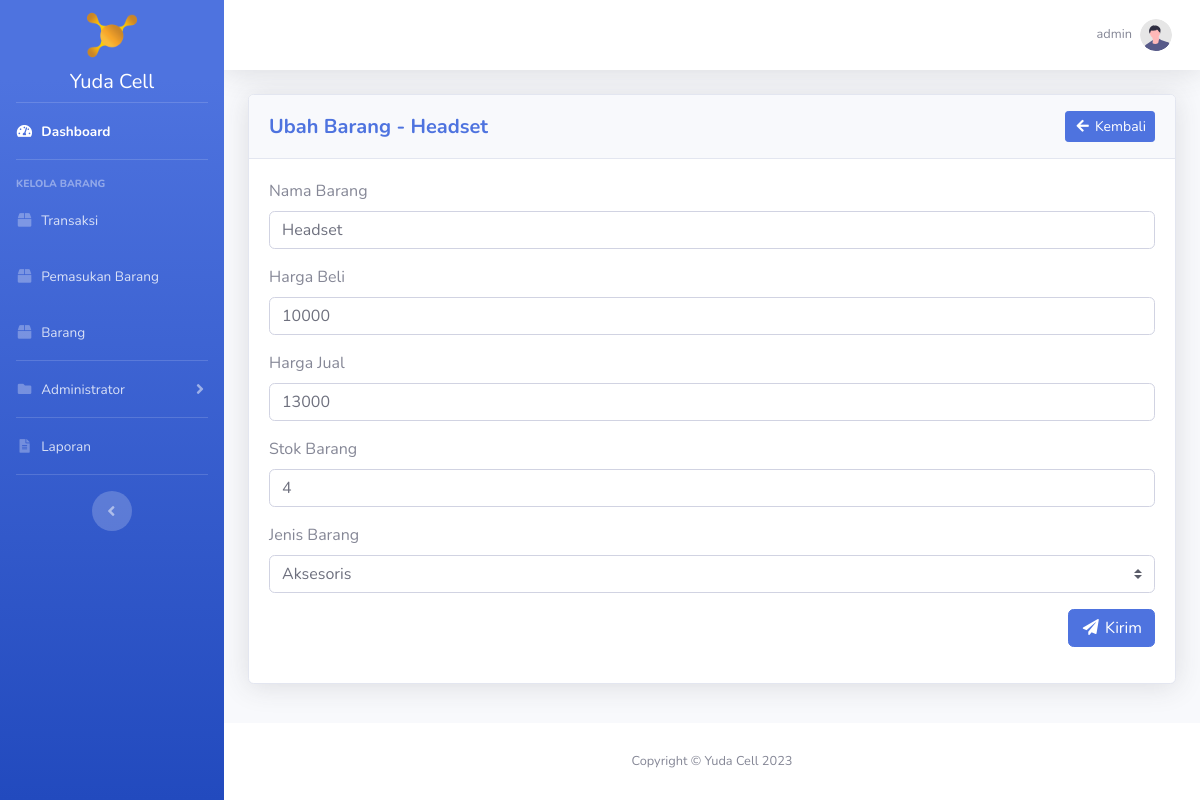
The page /barang/ubah_barang.php?id_barang=2 (signed in) on the database its author committed.
### tables this page shows
CREATE TABLE `user` (
  `id_user` int(11) NOT NULL,
  `username` varchar(20) NOT NULL,
  `password` varchar(300) NOT NULL,
  `hak_akses` enum('administrator','operator') NOT NULL,
  `nama_lengkap` varchar(50) NOT NULL,
  `no_telp_user` varchar(20) NOT NULL
);

CREATE TABLE `barang` (
  `id_barang` int(11) NOT NULL,
  `nama_barang` varchar(50) NOT NULL,
  `harga_beli` int(11) NOT NULL,
  `harga_jual` int(11) NOT NULL,
  `stok_barang` int(11) NOT NULL,
  `id_jenis_barang` int(11) NOT NULL
);

CREATE TABLE `jenis_barang` (
  `id_jenis_barang` int(11) NOT NULL,
  `jenis_barang` varchar(50) NOT NULL
);

### barang/ubah_barang.php (the view, shortened to what this page needs)
<?php
require_once '../koneksi.php';
$id_barang = htmlspecialchars($_GET['id_barang']);
$data_barang = mysqli_fetch_assoc(mysqli_query($koneksi, "SELECT * FROM barang INNER JOIN jenis_barang ON barang.id_jenis_barang = jenis_barang.id_jenis_barang WHERE id_barang = '$id_barang'"));
$id_user = htmlspecialchars($_SESSION['id_user']);
$data_profile = mysqli_fetch_assoc(mysqli_query($koneksi, "SELECT * FROM user WHERE id_user = '$id_user'"));
?>
<!DOCTYPE html>
<html lang="en">
<head>
    <?php include_once '../include/head.php'; ?>
</head>
<body id="page-top">
    <div id="wrapper">
        <?php include_once '../include/sidebar.php'; ?>
        <div id="content-wrapper" class="d-flex flex-column">
            <div id="content">
                <?php include_once '../include/topbar.php'; ?>
                <div class="container-fluid">
                	<div class="card shadow mb-4">
                		<div class="card-header py-3">
                            <div class="row">
                                <div class="col head-left">
                                    <h5 class="my-auto font-weight-bold text-primary">Ubah Barang - <?= $data_barang['nama_barang']; ?></h5>
                                </div>
                                <div class="col head-right">
                                    <a href="<?= BASE_URL; ?>barang/index.php" class="btn btn-sm btn-primary"><i class="fas fa-fw fa-arrow-left"></i> Kembali</a>
                                </div>
                            </div>
                        </div>
                        <div class="card-body">
                        	<form method="post">
								<div class="form-group">
									<label for="nama_barang">Nama Barang</label>
									<input class="form-control" type="text" name="nama_barang" id="nama_barang" value="<?= $data_barang['nama_barang']; ?>" required>
								</div>
								<div class="form-group">
									<label for="harga_beli">Harga Beli</label>
									<input class="form-control" type="number" name="harga_beli" id="harga_beli" value="<?= $data_barang['harga_beli']; ?>" required>
								</div>
								<div class="form-group">
									<label for="harga_jual">Harga Jual</label>
									<input class="form-control" type="number" name="harga_jual" id="harga_jual" value="<?= $data_barang['harga_jual']; ?>" required>
								</div>
								<div class="form-group">
									<label for="stok_barang">Stok Barang</label>
									<input class="form-control" type="number" name="stok_barang" id="stok_barang" value="<?= $data_barang['stok_barang']; ?>" required>
								</div>
								<div class="form-group">
									<label for="id_jenis_barang">Jenis Barang</label>
									<select name="id_jenis_barang" id="id_jenis_barang" class="custom-select">
										<option value="<?= $data_barang['id_jenis_barang']; ?>"><?= $data_barang['jenis_barang']; ?></option>
									</select>
								</div>
								<div class="form-group text-right">
									<button type="submit" name="btnUbahBarang" class="btn btn-primary"><i class="fas fa-fw fa-paper-plane"></i> Kirim</button>
								</div>
							</form>
						</div>
                    </div>
            	</div>
            </div>
            <?php include_once '../include/footer.php'; ?>
        </div>
    </div>
</body>
</html>

### include/topbar.php (shortened to what this page needs)
<nav class="navbar navbar-expand navbar-light bg-white topbar mb-4 static-top shadow">
    <ul class="navbar-nav ml-auto">
        <li class="nav-item dropdown no-arrow">
            <a class="nav-link dropdown-toggle" href="#" id="userDropdown" role="button"
                data-toggle="dropdown" aria-haspopup="true" aria-expanded="false">
                <span class="mr-2 d-none d-lg-inline text-gray-600 small"><?= $data_profile['username']; ?></span>
                <img class="img-profile rounded-circle"
                    src="<?= BASE_URL; ?>img/undraw_profile.svg">
            </a>
        </li>
    </ul>
</nav>

### css/yuda_cell.css (style rules this page uses)
html { scroll-behavior: smooth; }
.head-left { text-align: left; margin-top: auto; margin-bottom: auto; }
.head-right { text-align: right; margin-top: auto; margin-bottom: auto; }

### rows shown on the page
user: username "admin"
barang: nama_barang "Headset", harga_beli "10000", harga_jual "13000", stok_barang "4", id_jenis_barang "Aksesoris"
